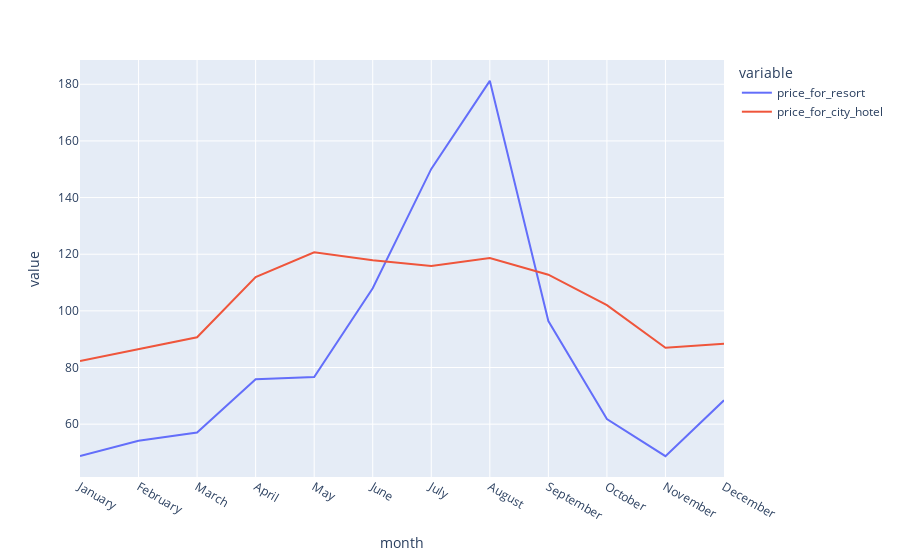

The notebook cell saved with this chart:
### Code cell
px.line(final2, x = "month", y = ["price_for_resort", "price_for_city_hotel"])

### Figure 1 — Plotly figure (JSON) as saved in the notebook; plotly's stock layout.template omitted (floating-point values rounded to 4 significant figures)
{"data": [{"hovertemplate": "variable=price_for_resort<br>month=%{x}<br>value=%{y}<extra></extra>", "legendgroup": "price_for_resort", "line": {"color": "#636efa", "dash": "solid"}, "marker": {"symbol": "circle"}, "mode": "lines", "name": "price_for_resort", "orientation": "v", "showlegend": true, "type": "scatter", "x": ["January", "February", "March", "April", "May", "June", "July", "August", "September", "October", "November", "December"], "xaxis": "x", "y": [48.76, 54.15, 57.06, 75.87, 76.66, 108.0, 150.1, 181.2, 96.42, 61.78, 48.71, 68.41], "yaxis": "y"}, {"hovertemplate": "variable=price_for_city_hotel<br>month=%{x}<br>value=%{y}<extra></extra>", "legendgroup": "price_for_city_hotel", "line": {"color": "#EF553B", "dash": "solid"}, "marker": {"symbol": "circle"}, "mode": "lines", "name": "price_for_city_hotel", "orientation": "v", "showlegend": true, "type": "scatter", "x": ["January", "February", "March", "April", "May", "June", "July", "August", "September", "October", "November", "December"], "xaxis": "x", "y": [82.33, 86.52, 90.66, 112.0, 120.7, 117.9, 115.8, 118.7, 112.8, 102.0, 86.95, 88.4], "yaxis": "y"}], "layout": {"legend": {"title": {"text": "variable"}, "tracegroupgap": 0}, "margin": {"t": 60}, "xaxis": {"anchor": "y", "domain": [0, 1], "title": {"text": "month"}}, "yaxis": {"anchor": "x", "domain": [0, 1], "title": {"text": "value"}}}}
